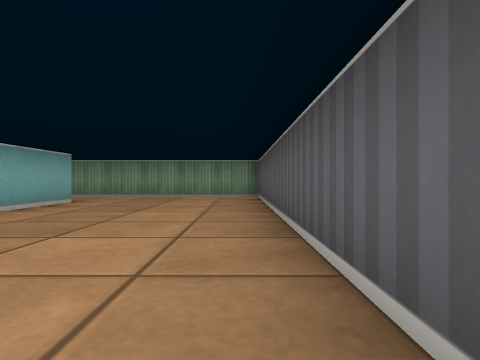
view 1 (above)

15 first-person views from a walk through a cub3D ray-caster map. The camera is about half as high as the walls, looks level and sees 75° across. The floor is counted in squares. Each view is taken from the middle of a square. On the plan, view 1 faces up. The plan holds only what a view shows up to about 9 squares ahead; the rest is blank.

view 2
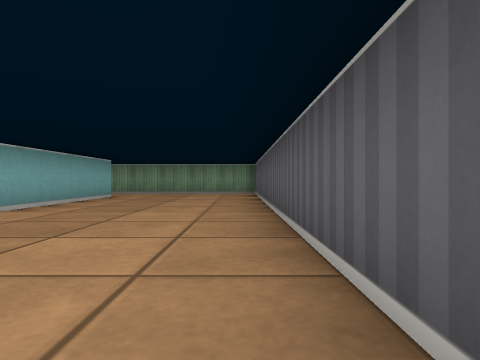

view 3
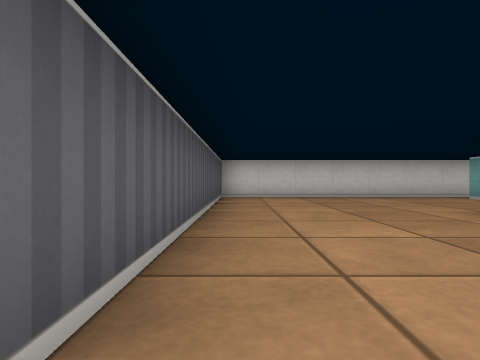

view 4
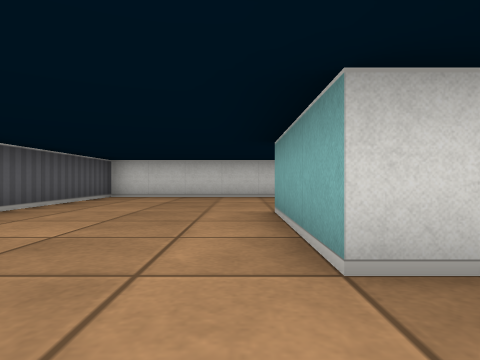

view 5
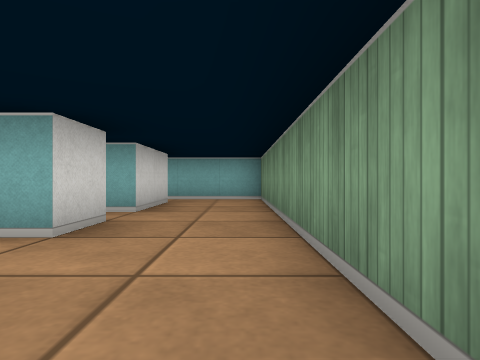

view 6
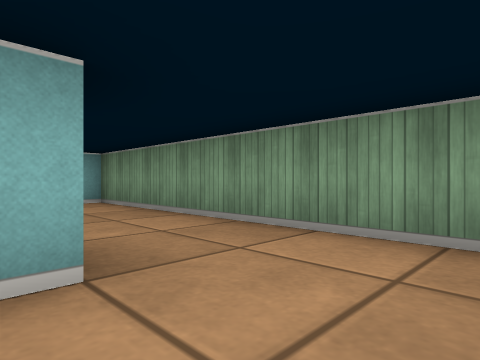

view 7
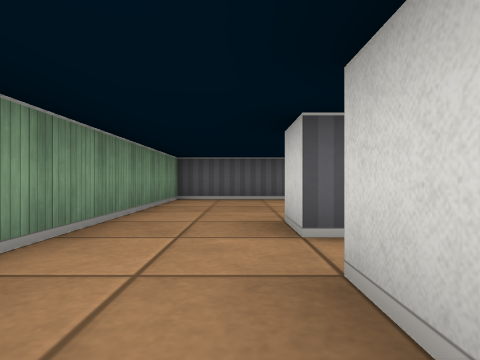

view 8
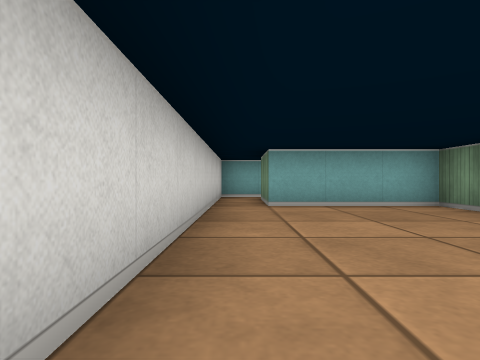

view 9
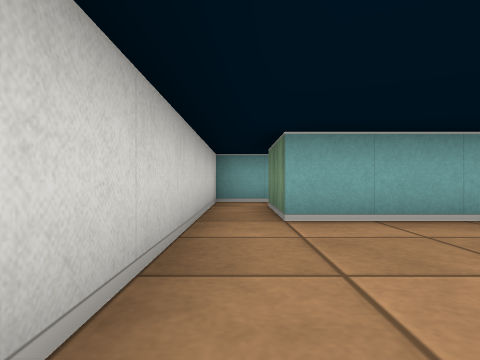

view 10
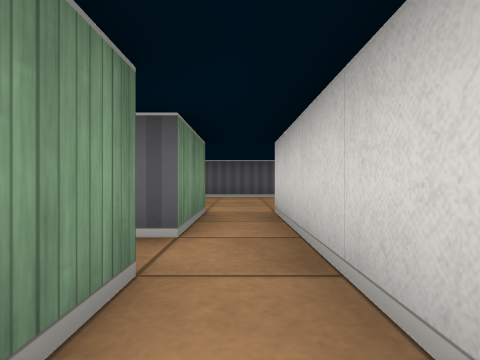

view 11
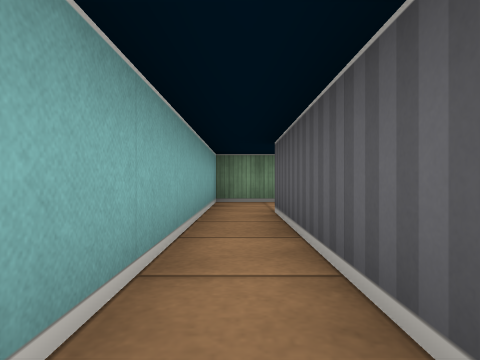

view 12
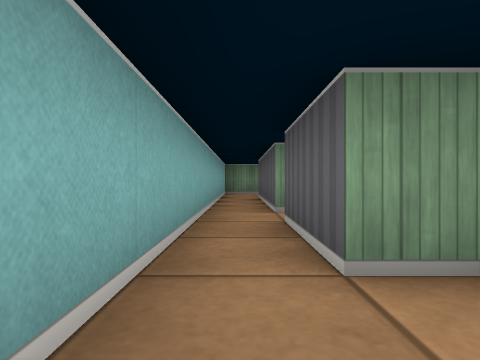

view 13
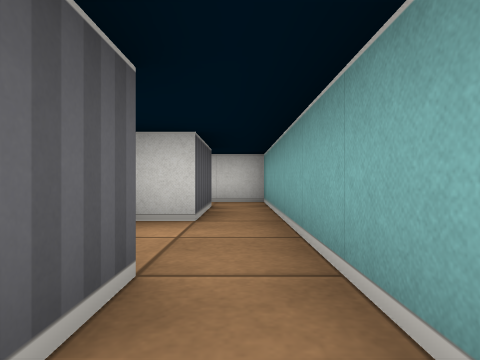

view 14
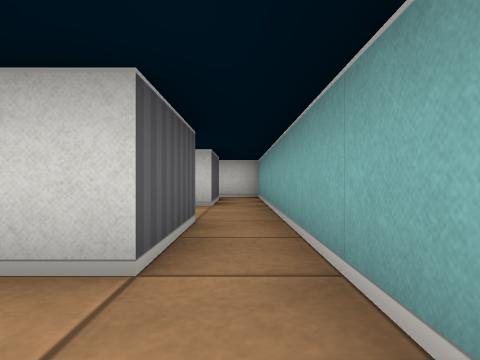

view 15
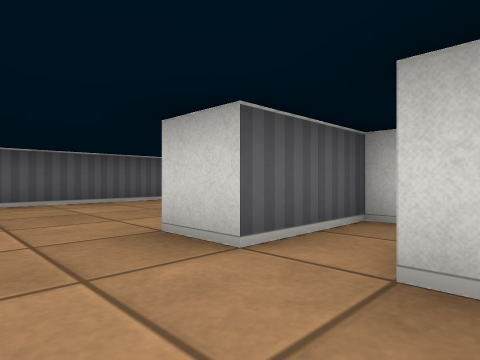

### Floor plan
Points are (right, up) in squares from view 1. A wall is a line through its corners. A room is listed if a view was taken in it or the views show most of it. See-through windows are left out.
Room 1 (views 1, 2, 3, 4, 5, 6, 7, 8, 9, 15)
walls: (-3.5, 1.5) (-3.5, -1.5); (-4.5, 4.5) (-4.5, 6.5) (-3.5, 6.5) (-3.5, 2.5); (-4.5, -1.5) (-5.5, -1.5) (-5.5, -4.5); (-7.5, 6.5) (-5.5, 6.5) (-5.5, 6); (-5.5, -5.5) (0.5, -5.5) (0.5, 8.5) (-8.5, 8.5) (-8.5, 6.5)
ways out: opening at (-8, 6) to room 2; opening at (-6.5, -5) to room 2; opening at (-4.5, 2) to room 3
Room 2 (views 10, 11, 12, 13, 14)
walls: (-6.8, -0.5) (-7.5, -0.5) (-7.5, 1.5) (-6.5, 1.5); (-6.5, 2.5) (-7.5, 2.5) (-7.5, 6.5); (-5.5, -4.5) (-7.5, -4.5) (-7.5, -2.5) (-6.8, -2.5); (-8.5, 6.5) (-8.5, -5.5) (-5.5, -5.5)
ways out: opening at (-8, 6) to room 1; opening at (-6.5, -5) to room 1; opening at (-7, 2) to room 3
Room 3 (no view inside)
walls: (-6.5, 1.5) (-3.5, 1.5); (-3.5, 2.5) (-5.5, 2.5) (-5.5, 2.9)
ways out: opening at (-4.5, 2) to room 1; opening at (-7, 2) to room 2

Where each view was taken, in squares from view 1:
view 1: 0 up, 0 right, facing up
view 2: 2 down, 0 right, facing up
view 3: 3 up, 0 right, facing down
view 4: 3 up, 3 left, facing down
view 5: 8 up, 1 left, facing left
view 6: 6 up, 2 left, facing up-left
view 7: 7 up, 7 left, facing right
view 8: 5 down, 0 right, facing left
view 9: 5 down, 2 left, facing left
view 10: 2 up, 8 left, facing right
view 11: 2 up, 8 left, facing up
view 12: 2 down, 8 left, facing up
view 13: 1 up, 8 left, facing down
view 14: 3 up, 8 left, facing down
view 15: 8 up, 6 left, facing down-right
